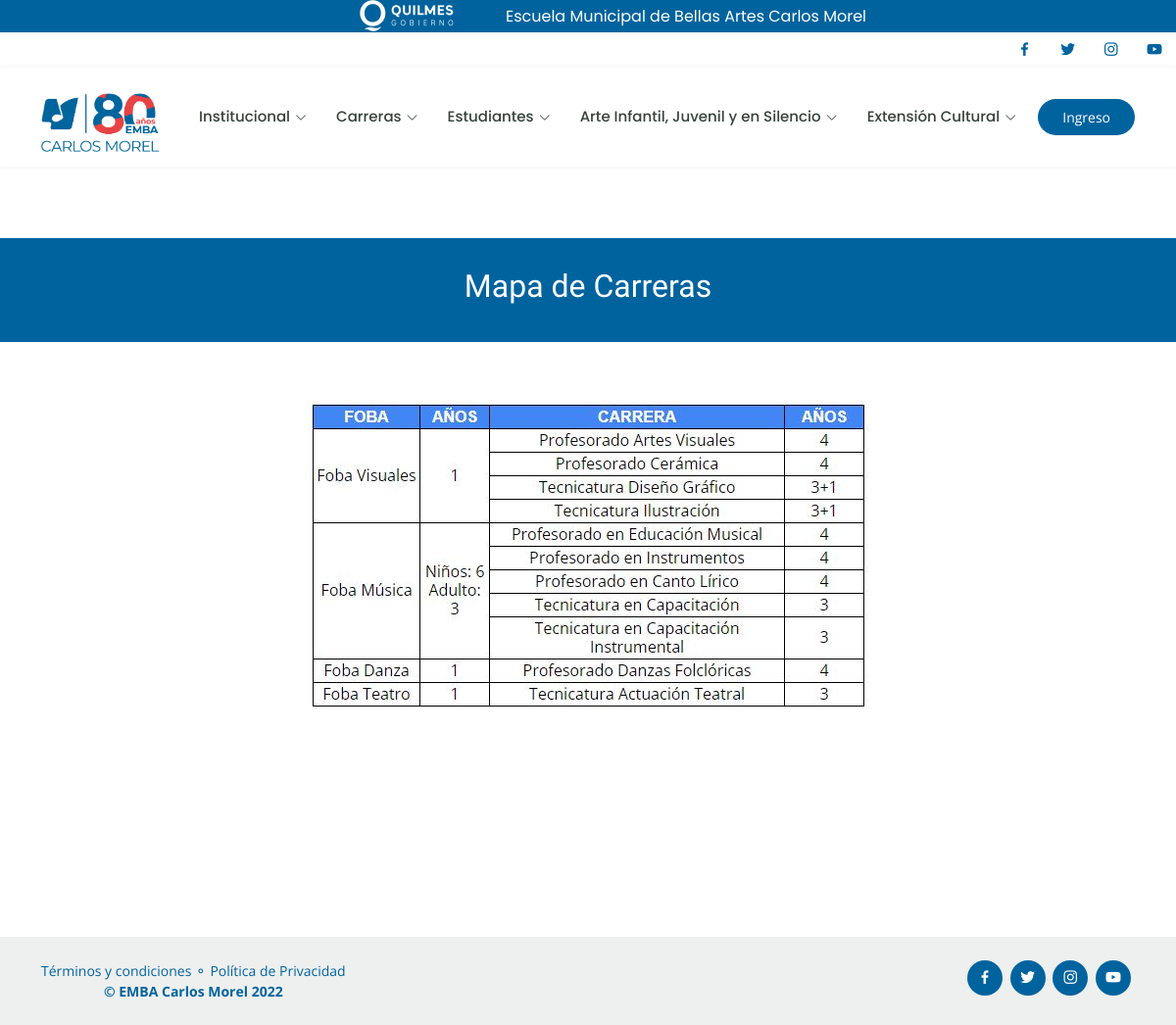
The app's page /carreras/, older data.
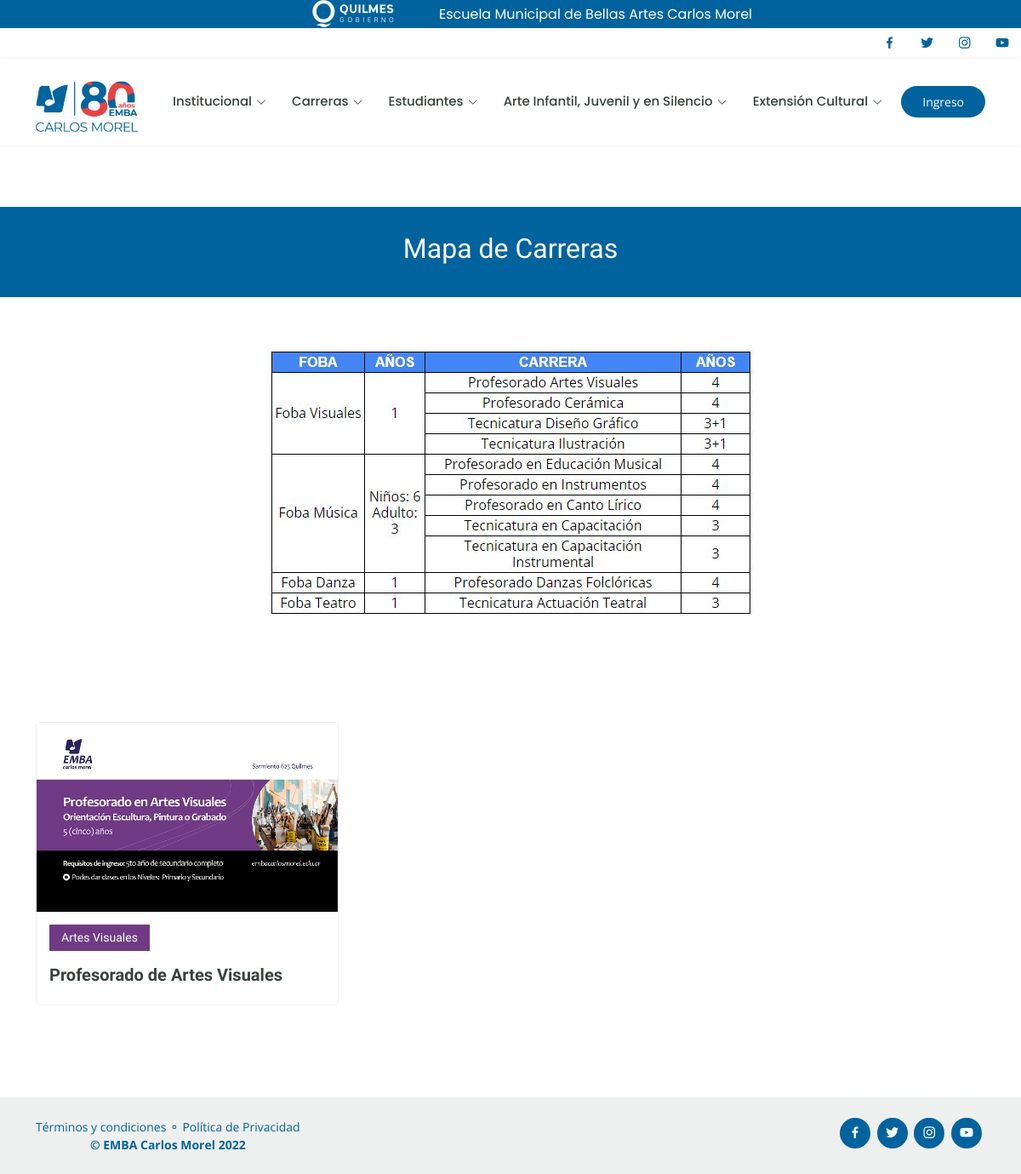
The same page, newer data.
### carreras/models.py (models this page shows, shortened)
class Carrera(models.Model):
    name = models.CharField(max_length=200, verbose_name="Título")
    subtitle = models.CharField(max_length=200, verbose_name="Subtítulo", null=True, blank=True)
    content = RichTextField(verbose_name="Contenido", null=True, blank=True)
    turnos = RichTextField(verbose_name="Turnos", null=True, blank=True)
    planMaterias=models.CharField(max_length=200, verbose_name="Título Plan de Estudio", null=True, blank=True)
    linkPlanMaterias=models.CharField(max_length=200, verbose_name="Link Plan de Estudio", null=True, blank=True)
    linkRegimenCursada=models.CharField(max_length=200, verbose_name="Link Régimen de Cursada", null=True, blank=True)
    published = models.DateTimeField(verbose_name="Fecha de Publicación", default=timezone.now)
    imageCarrera = models.ImageField(verbose_name="Imagen", upload_to="carreras", null=True, blank=True)
    bannerCarrera = models.ImageField(verbose_name="Banner de Carrera", upload_to="carreras", null=True, blank=True)
    color = models.CharField(max_length=10, verbose_name="Color")
    areaCarrera = models.ForeignKey(Area, verbose_name="Área", related_name="get_areas", on_delete=models.CASCADE)
    created = models.DateTimeField(verbose_name="Fecha de Creación", auto_now_add=True)
    updated = models.DateTimeField(auto_now=True, verbose_name="Fecha de Modificación")
    class Meta:
        verbose_name = "carrera"
        verbose_name_plural = "carreras"
        ordering = ['-created']

class Area(models.Model):
    name = models.CharField(max_length=100, verbose_name="Nombre")
    created = models.DateTimeField(auto_now_add=True, verbose_name="Fecha de Creación")
    updated = models.DateTimeField(auto_now=True, verbose_name="Fecha de Modificación")
    class Meta:
        verbose_name = "area"
        verbose_name_plural = "areas"
        ordering = ['-created']

### carreras/views.py (the view)
# urls.py: path('', CarreraListView.as_view(), name='carreras_list'),
class CarreraListView(ListView):
    model = Carrera
    template_name = 'carreras/carreras_list.html'

### carreras/templates/carreras/carreras_list.html (shortened to what this page needs)
{% extends 'core/base.html' %}
{% load static %}
{% block content %}
  <main id="main" data-aos="fade-in">
    <div class="breadcrumbs">
      <div class="container">
        <h2>Mapa de Carreras</h2>
      </div>
    </div>
    <section id="about" class="about">
      <div class="container" data-aos="fade-up">
        <div class="row">
          <div class="centrarImg">
              <img src="{% static 'core/img/mapacarreras.jpg' %}" class="img-fluid" alt="">
          </div>
        </div>
      </div>
    </section>
    <section id="courses" class="courses">
      <div class="container" data-aos="fade-up">
        <div class="row" data-aos="zoom-in" data-aos-delay="100">
          {% for carrera in carrera_list %}
          <div class="col-lg-4 col-md-6 d-flex align-items-stretch">
            <div class="course-item">
              {%if carrera.imageCarrera.url != null %}
                <img src="{{ carrera.imageCarrera.url }}" class="img-fluid" alt="">
              {%endif%}
              <div class="course-content">
                <div class="d-flex justify-content-between align-items-center mb-3">
                  <h4 style="background-color: {{carrera.color}}">{{ carrera.areaCarrera.name }}</h4>
                </div>
                <h3><a href="{% url 'carreras:carrera' carrera.id carrera.name|slugify %}">{{carrera.name}}</a></h3>
              </div>
            </div>
          </div>
          {% endfor %}
          <div class="separador">
            <br>
            <br>
          </div>
        </div>
      </div>
    </section>
  </main>
  {% endblock %}

### core/templates/core/base.html (shortened to what this page needs)
<!DOCTYPE html>
<html lang="en">
<head>
  {% load static %}
  <link href="{% static 'core/vendor/animate.css/animate.min.css' %}" rel="stylesheet">
  <link href="{% static 'core/vendor/aos/aos.css" rel="stylesheet' %}">
  <link href="{% static 'core/vendor/bootstrap/css/bootstrap.min.css' %}" rel="stylesheet">
  <link href="{% static 'core/vendor/bootstrap-icons/bootstrap-icons.css' %}" rel="stylesheet">
  <link href="{% static 'core/vendor/boxicons/css/boxicons.min.css' %}" rel="stylesheet">
  <link href="{% static 'core/vendor/remixicon/remixicon.css' %}" rel="stylesheet">
  <link href="{% static 'core/vendor/swiper/swiper-bundle.min.css' %}" rel="stylesheet">
  <link href="{% static 'core/css/style.css' %}" rel="stylesheet">
</head>
<body>
    <div id="top_menu">
      <div id="logoMunicipio">
        <a ><img src="{% static 'core/img/logo_quilmes2.png' %}" alt="" class="img-fluid"></a>
      </div>
         Escuela Municipal de Bellas Artes Carlos Morel
    </div>
    <div id="menuRedes">
      <div class="social-links text-end text-md-right pt-3 pt-md-0">
        <a href="https://www.facebook.com/Escuela-Municipal-de-Bellas-Artes-Carlos-Morel-EMBA-113077477133346" class="facebook"><i class="bx bxl-facebook"></i></a>
        <a href="#" class="twitter"><i class="bx bxl-twitter"></i></a>
        <a href="https://www.instagram.com/embaquilmes/?hl=es" class="instagram"><i class="bx bxl-instagram"></i></a>
        <a href="#" class="youtube"><i class="bx bxl-youtube"></i></a>
      </div>
    </div>
    <header id="header" class="sticky-top">
      <div class="container d-flex align-items-center">
        <a href="{% url 'home' %}" class="logo me-auto"><img src="{% static 'core/img/emba80_logo.png' %}" alt="" class="img-fluid"></a>
        <nav id="navbar" class="navbar order-last order-lg-0">
          <ul>
            <li class="dropdown"><a href="#"><span>Institucional</span> <i class="bi bi-chevron-down"></i></a>
            </li>
            <li class="dropdown"><a href="#"><span>Carreras</span> <i class="bi bi-chevron-down"></i></a>
            </li>
            <li class="dropdown"><a href="#"><span>Estudiantes</span> <i class="bi bi-chevron-down"></i></a>
            </li>
            <li class="dropdown"><a href="#"><span>Arte Infantil, Juvenil y en Silencio</span> <i class="bi bi-chevron-down"></i></a>
            </li>
            <li class="dropdown"><a href="#"><span>Extensión Cultural</span> <i class="bi bi-chevron-down"></i></a>
            </li>
          </ul>
        </nav>
        <a href="{% url 'pages:page' '30' 'Ingreso' %}" class="get-started-btn">Ingreso</a>
      </div>
    </header>
    {% block content %}{% endblock %}
  <footer id="footer">
    <div class="container d-md-flex py-4">
      <div class="me-md-auto text-center text-md-start">
        <div class="copyright">
          <a href="https://bootstrapmade.com/">Términos y condiciones</a> ⚬ <a href="https://bootstrapmade.com/">Política de Privacidad</a>
          <br>
          <strong><span>&copy; EMBA Carlos Morel 2022</span></strong>
        </div>
      </div>
      <div class="social-links text-center text-md-right pt-3 pt-md-0">
        <a href="https://www.facebook.com/Escuela-Municipal-de-Bellas-Artes-Carlos-Morel-EMBA-113077477133346" class="facebook"><i class="bx bxl-facebook"></i></a>
        <a href="#" class="twitter"><i class="bx bxl-twitter"></i></a>
        <a href="https://www.instagram.com/embaquilmes/?hl=es" class="instagram"><i class="bx bxl-instagram"></i></a>
        <a href="#" class="youtube"><i class="bx bxl-youtube"></i></a>
      </div>
    </div>
  </footer>
</body>
</html>

### core/static/core/css/style.css (style rules this page uses)
body { font-family: "Open Sans", sans-serif; color: #444444; }
a { color: #00639e; text-decoration: none; }
h1, h2, h3, h4, h5, h6 { font-family: "Raleway", sans-serif; }
#header { background: #fff; transition: all 0.5s; z-index: 997; padding: 15px 0; box-shadow: 0px 0 5px rgba(55, 66, 59, 0.08); }
#header .logo { font-size: 30px; margin: 0; padding: 0; line-height: 1; font-weight: 600; letter-spacing: 1px; text-transform: uppercase; font-family: "Poppins", sans-serif; }
#header .logo img { max-height: 80px; }
#top_menu { margin:0 auto; display:block; font-family: "Poppins", sans-serif; background: #00639e; color: white; display: flex; justify-content:center; align-items: center; text-align: center; }
#logoMunicipio { float:left; width: 200px; }
#menuRedes { background-color: white; }
#menuRedes .social-links a { font-size: 18px; display: inline-block; color: #00639e; line-height: 1; padding: 8px 0; margin-right: 4px; border-radius: 50%; text-align: center; width: 36px; height: 36px; transition: 0.3s; }
.get-started-btn { margin-left: 22px; background-color: #00639e; color: #fff; border-radius: 50px; padding: 8px 25px; white-space: nowrap; transition: 0.3s; font-size: 14px; display: inline-block; }
.navbar { padding: 0; }
.navbar ul { margin: 0; padding: 0; display: flex; list-style: none; align-items: center; }
.navbar li { position: relative; }
.navbar a, .navbar a:focus { display: flex; align-items: center; justify-content: space-between; padding: 10px 0 10px 30px; font-family: "Poppins", sans-serif; font-size: 15px; font-weight: 500; color: #37423b; white-space: nowrap; transition: 0.3s; }
.navbar a i, .navbar a:focus i { font-size: 12px; line-height: 0; margin-left: 5px; }
section { padding: 60px 0; overflow: hidden; }
.breadcrumbs { margin-top: 73px; text-align: center; background: #00639e; padding: 30px 0; color: #fff; }
.breadcrumbs h2 { font-size: 32px; font-weight: 500; }
.courses .course-item { border-radius: 5px; border: 1px solid #eef0ef; }
.courses .course-content { padding: 15px; }
.courses .course-content h3 { font-weight: 700; font-size: 20px; }
.courses .course-content h3 a { color: #37423b; transition: 0.3s; }
.courses .course-content h4 { font-size: 14px; background: #00639e; padding: 7px 14px; color: #fff; margin: 0; }
.centrarImg { display: flex; justify-content: center; align-items: center; }
#footer { color: #37423b; font-size: 14px; background: #eef0ef; }
footer .copyright { justify-content: center; text-align: center; align-items: center; color:#00639e; }
#footer .copyright a { color:#00639e; }
#footer .social-links a { font-size: 18px; display: inline-block; background: #00639e; color: #fff; line-height: 1; padding: 8px 0; margin-right: 4px; border-radius: 50%; text-align: center; width: 36px; height: 36px; transition: 0.3s; }

Row changes from the older to the newer data that the page shows:
added Carrera: imageCarrera (picture), areaCarrera.name "Artes Visuales", name "Profesorado de Artes Visuales"
